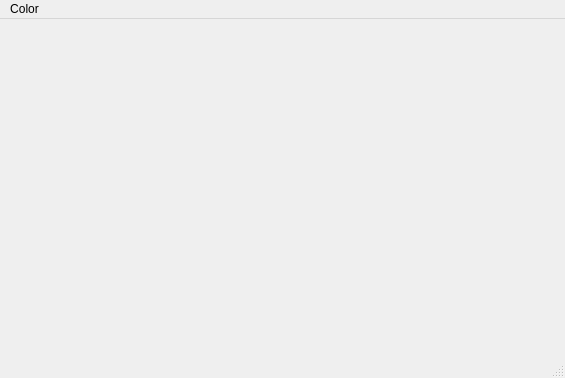
<?xml version="1.0" encoding="UTF-8"?>
<ui version="4.0">
 <class>MainWindow</class>
 <widget class="QMainWindow" name="MainWindow">
  <property name="geometry">
   <rect>
    <x>0</x>
    <y>0</y>
    <width>565</width>
    <height>378</height>
   </rect>
  </property>
  <property name="windowTitle">
   <string>MainWindow</string>
  </property>
  <widget class="QWidget" name="centralwidget"/>
  <widget class="QMenuBar" name="menubar">
   <property name="geometry">
    <rect>
     <x>0</x>
     <y>0</y>
     <width>565</width>
     <height>26</height>
    </rect>
   </property>
   <widget class="QMenu" name="menuColor">
    <property name="title">
     <string>Color</string>
    </property>
    <addaction name="separator"/>
    <addaction name="actionBlack"/>
    <addaction name="actionGreen"/>
    <addaction name="actionYellow"/>
    <addaction name="actionRed"/>
    <addaction name="actionWhite"/>
    <addaction name="actionBlue"/>
   </widget>
   <addaction name="menuColor"/>
  </widget>
  <widget class="QStatusBar" name="statusbar"/>
  <action name="actionBlack">
   <property name="text">
    <string>Black</string>
   </property>
  </action>
  <action name="actionGreen">
   <property name="text">
    <string>Green</string>
   </property>
  </action>
  <action name="actionYellow">
   <property name="text">
    <string>Yellow</string>
   </property>
  </action>
  <action name="actionRed">
   <property name="text">
    <string>Red</string>
   </property>
  </action>
  <action name="actionWhite">
   <property name="text">
    <string>White</string>
   </property>
  </action>
  <action name="actionBlue">
   <property name="text">
    <string>Blue</string>
   </property>
  </action>
 </widget>
 <resources/>
 <connections/>
</ui>
